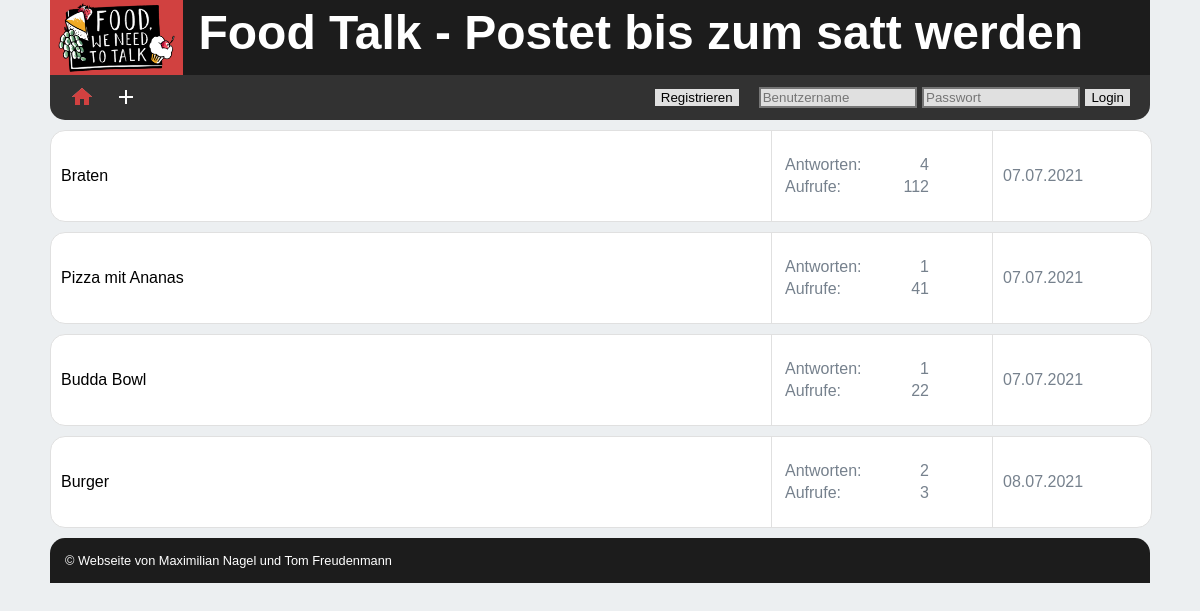
The page / on the database its author committed.
### tables this page shows
CREATE TABLE `themes` (
  `ID` int(11) NOT NULL,
  `headline` varchar(255) NOT NULL,
  `description` varchar(4096) NOT NULL,
  `userID` int(11) NOT NULL,
  `views` int(11) DEFAULT 0,
  `answers` int(11) DEFAULT 0,
  `lastChange` varchar(255) DEFAULT NULL,
  `pictureID` int(11) DEFAULT NULL
);

### www/src/db/db.php (called while the page is built, shortened)
<?php
class DB_Connection
{
    private $servername;
    private $username;
    private $password;
    private $db;
    private $conn;
    public function __construct()
    {
        $this->servername = "db";
        $this->username = "root";
        $this->password = "test";
        $this->db = "mainBase";
    }
    public function connect()
    {
        $this->conn = new mysqli($this->servername, $this->username, $this->password, $this->db);
        return $this->conn;
    }
    public function doQuery($query)
    {
        $this->result = $this->conn->query($query);
        return $this->result;
    }
}
?>

### www/src/ThemeWithPicture.php (called while the page is built, shortened)
<?php
require_once "Theme.php";
class ThemeWithPicture extends Theme
{
    public function __construct(string $headline, string $description, int $pictureID, int $userID = 2, int $id = -1,
                                int $views = 0, int $answers = 0, string $date = "")
    {
        parent::__construct($headline, $description, $userID, $id, $views, $answers, $date);
    }
}

### www/src/Theme.php (the view, shortened to what this page needs)
<?php
require_once "db/db.php";
class Theme implements DbElement {
    protected string $headline;
    protected string $date;
    protected int $id;
    protected int $views;
    protected int $answers;
    protected array $listOFAnswers;
    public function __construct(string $headline, string $description, int $userID = 2, int $id = -1, int $views = 0,
                                int $answers = 0, string $date = "")
    {
        $this->headline = $headline;
        if ($date == "") $this->date = date("d.m.Y", time());
        else $this->date = $date;
        $this->answers = $answers;
        $this->views = $views;
        $this->listOFAnswers = array();
        $this->id = $id;
        $this->loadAllAnswers();
        $this->answers = count($this->listOFAnswers);
    }
    public static function loadAllThemes(): array
    {
        $listOfAllThemes = array();
        $connection = new DB_Connection();
        $connection->connect();
        $res = $connection->doQuery("SELECT * FROM themes");
        while ($row = $res->fetch_assoc()){
            if (isset($row['pictureID']))
                $theme =  new ThemeWithPicture($row['headline'], $row['description'],
                    $row['pictureID'], intval($row['userID']), intval($row['ID']), intval($row['views']),
                    intval($row['answers']), $row['lastChange']);
            else $theme = new Theme($row['headline'], $row['description'], intval($row['userID']),
                intval($row['ID']), intval($row['views']), intval($row['answers']), $row['lastChange']);
            array_push($listOfAllThemes, $theme);
        }
        return $listOfAllThemes;
    }
    protected function loadAllAnswers()
    {
        if($this->id > -1)
        {
            $connection = new DB_Connection();
            $connection->connect();
            try {
                $res = $connection->doQuery("SELECT * FROM articles WHERE themeID = ". $this->id);
                while ($row = $res->fetch_assoc())
                {
                    if (isset($row['pictureID']))
                        $answer = new AnswerWithPicture(intval($row['themeID']),intval($row['userID']), $row['text'],
                            $row['pictureID'],intval($row['ID']), $row['date']);
                    else
                        $answer = new Answer(intval($row['themeID']), intval($row['userID']), $row['text'],
                        intval($row['ID']), $row['date']);
                    array_push($this->listOFAnswers, $answer);
                }
            } catch (Exception $e) {
                $connection->closeConnection();
                throw new Exception("The Query gets the error: " . $e->getMessage());
            } finally {
                $connection->closeConnection();
            }
        }
    }
    public function toStringForTable(): string
    {
        return '<div class="entry-theme" onclick="linkToArticle('.$this->id.')">
                        <div class="cell1"><div class="middle">'.$this->headline.'</div></div>
                        <div class="cell2"><div class="middle">
                            <table class="stats">
                                <tr>
                                    <td>Antworten:</td>
                                    <td>'.$this->answers.'</td>
                                </tr>
                                <tr>
                                    <td>Aufrufe:</td>
                                    <td>'.$this->views.'</td>
                                </tr>
                            </table>
                            </div>
                        </div>
                        <div class="cell3"><div class="middle">'.$this->date.'</div></div>
                    </div>';
    }
}
require_once "ThemeWithPicture.php";

### www/include/head.php (shortened to what this page needs)
<!Doctype html>
<html lang="de">
<head>
    <link rel="stylesheet" href="include/style/mainStyle.css">
</head>
<body>
<div class="body-wrapper">
    <div class="header">
        <img class="logo" src="img/foodTalk.png" alt="Logo">
        <h1 class="title">Food Talk - Postet bis zum satt werden</h1>
    </div>
    <div id="nav" class="nav">
        <a id="home-link" class="link <?php if($active == "home") echo 'active'?>"
           href="index.php"
           onmouseenter="changeIconColor('img/home-active.png', 'home', 'home-link')"
           onmouseleave="changeIconColor('img/home.png', 'home', 'home-link')">
                <?php
                    if($active == "home") echo'<img id="home" src="img/home-active.png" title="Home" alt="Home">';
                    else echo'<img id="home" src="img/home.png" title="Home" alt="Home">';
                ?>
        </a>
        <div id="add-link" class="link"
             onmouseenter="changeIconColor('img/plus-active.png', 'add', 'add-link')"
             onmouseleave="changeIconColor('img/plus.png', 'add', 'add-link')">
                <img id="add" src="img/plus.png" title="Neuest Thema erstellen" alt="Neues Thema erstellen">
        </div>
        <?php
            if(isset($_SESSION['login']) and $_SESSION['login'] == true){
                    echo'  <div class="link-right checkout">
                                <span class="little">Angemeldet als '.$_SESSION['username'].'</span>
                                <button id="checkout" onclick="checkout()">Checkout</button>
                           </div> ';
            }else
            {
                echo '  <div class="link-right login-container">
                            <form id="login" name="login" method="post" action="include/login.php">
                                <input type="hidden" name="type" value="login">
                                <input name="username" id="username"  type="text" placeholder="Benutzername"  required>
                                <input name="pass" id="pass" type="password" placeholder="Passwort" required>
                                <button id="login-button" type="submit">Login</button>
                            </form>
                        </div>
                        <div class="link-right">
                            <button id="signup" onclick="document.getElementById(\'register-modal\').style.display = \'block\'">Registrieren</button>
                        </div>';
            }
        ?>
    </div>
    <div class="content">

### www/index.php (shortened to what this page needs)
<?php
    $active = "home";
    require_once "include/head.php";
?>
<div class="overview">
    <?php
    require_once "include/overview-content.php"
    ?>
</div>
<?php
    require_once "include/foot.php";
?>

### www/include/overview-content.php
<?php
require_once "src/Theme.php";
try {
    $themes = Theme::loadAllThemes();
    foreach ($themes as $theme) {
        echo $theme->toStringForTable();
    }
} catch (Exception $e) {
    $_SESSION['err'] = "Daten konnten nicht geladen werden oder es sind keine Einträge vorhanden!";
    echo  '<div class="entry-theme">
                <div class="cell1">Daten konnten nicht geladen werden oder es sind keine Einträge vorhanden!</div>
                <div class="cell2">
                    <table class="stats">
                        <tr>
                            <td></td>
                            <td></td>
                        </tr>
                        <tr>
                            <td></td>
                            <td></td>
                        </tr>
                    </table>
                </div>
                <div class="cell3"></div>
            </div>';
}

### www/include/foot.php (shortened to what this page needs)
    </div>
    <div class="footer">&copy; Webseite von Maximilian Nagel und Tom Freudenmann</div>
</div>
</body>
</html>

### www/include/style/mainStyle.css (style rules this page uses)
html,body { margin: 0; padding: 0; color: var(--fontColor); font-family: Arial, sans-serif; background-color: var(--htmlBackground); }

### www/include/style/ini.css (style rules this page uses)
:root { --fontColor: white; --seconFontColor: black; --htmlwidth: 1100px; --mainColor: #1c1c1c; --secondColor: #323232; --aczentColor: #d14140; --warning: #d14140; --succesColor: #5e9e5e; --htmlBackground: #ECEFF1; --elementBackgorund: white; --navheight: 45px; --spaceing: 10px; --cellheight: 70px; --borderRadius: 15px; --borderColor: #e0e0e0; --fontColorTable: #76818d; --firstCellWidth: 700px; --secondCellWidth: 300px; --borderWidth: 1px; --inputColor: #e0e0e0; --marginBottom: 50px; }

### www/include/style/gridstyle.css (style rules this page uses)
.body-wrapper { width: var(--htmlwidth); margin-left: calc((100% - var(--htmlwidth))/2); }
.header { background-color: var(--mainColor); width: 100%; height: 75px; }
.logo { height: 75px; }
.title, .logo { position: relative; float: left; }
.title { font-family: "Comic Sans MS", sans-serif; margin: 5px 0 0 15px; font-size: 3em; }
.nav { background-color: var(--secondColor);; width: 100%; height: var(--navheight); border-bottom-left-radius: var(--borderRadius); border-bottom-right-radius: var(--borderRadius); z-index: 1; }
.content { width: 100%; }
.footer { height: calc(100% - 30px); padding: 15px; font-size: 0.8em; border-top-left-radius: var(--borderRadius); border-top-right-radius: var(--borderRadius); background-color: #1c1c1c; }
.link, .link-right { padding: 10px 0 0 0; display: block; font-size: 1.2em; text-decoration: none; color: white; text-align: center; position: relative; float: left; height: calc(100% - 10px);; }
.link { margin-left: 20px; }
.link-right { margin-right: 20px; float: right; }
.login-container { height: var(--navheight); padding: 10px 0 0 0; }
#login input { width: 150px; height: 100%; background-color: var(--inputColor); }
.link-right:not(.active, .checkout):hover, .link:not(.active):hover, .active { color: var(--aczentColor); }
#checkout, #signup, #login-button { background-color: var(--inputColor); color: var(--seconFontColor); border: none; }

### www/include/style/overviewTable.css (style rules this page uses)
.overview { width: 100%; border-radius: 15px; }
.entry-theme { border-radius: 15px; width: 100%; height: calc(var(--cellheight) + var(--spaceing) * 2); background-color: white; margin: var(--spaceing) 0; border: var(--borderWidth) solid var(--borderColor); }
.middle { position: relative; top: 50%; -ms-transform: translateY(-50%); transform: translateY(-50%);; }
.entry-theme > div.cell1, div.cell2, div.cell3 { position: relative; float: left; padding: var(--spaceing); }
.entry-theme > .cell1 { height: var(--cellheight); width: 700px; color: black; border-right: var(--borderWidth) solid var(--borderColor); }
.entry-theme > .cell2 { height: var(--cellheight); color: var(--fontColorTable); width: 200px; border-right: var(--borderWidth) solid var(--borderColor); }
.entry-theme > .cell3 { height: var(--cellheight); color: var(--fontColorTable); width: calc(100% - 4 * var(--borderWidth) - var(--firstCellWidth) - var(--secondCellWidth)); }
.stats { width: 75%; color: var(--fontColorTable); }
.stats td:last-child { text-align: right; }

### www/include/style/form.css (style rules this page uses)
input[type=text], input[type=password] { height: 33px; background-color: var(--inputColor); color: var(--seconFontColor); border-style: solid; }

### rows shown on the page
themes: headline "Braten", answers "4", views "112", lastChange "07.07.2021"
themes: headline "Pizza mit Ananas", userID "1", views "41", lastChange "07.07.2021"
themes: headline "Budda Bowl", userID "1", views "22", lastChange "07.07.2021"
themes: headline "Burger", answers "2", views "3", lastChange "08.07.2021"
